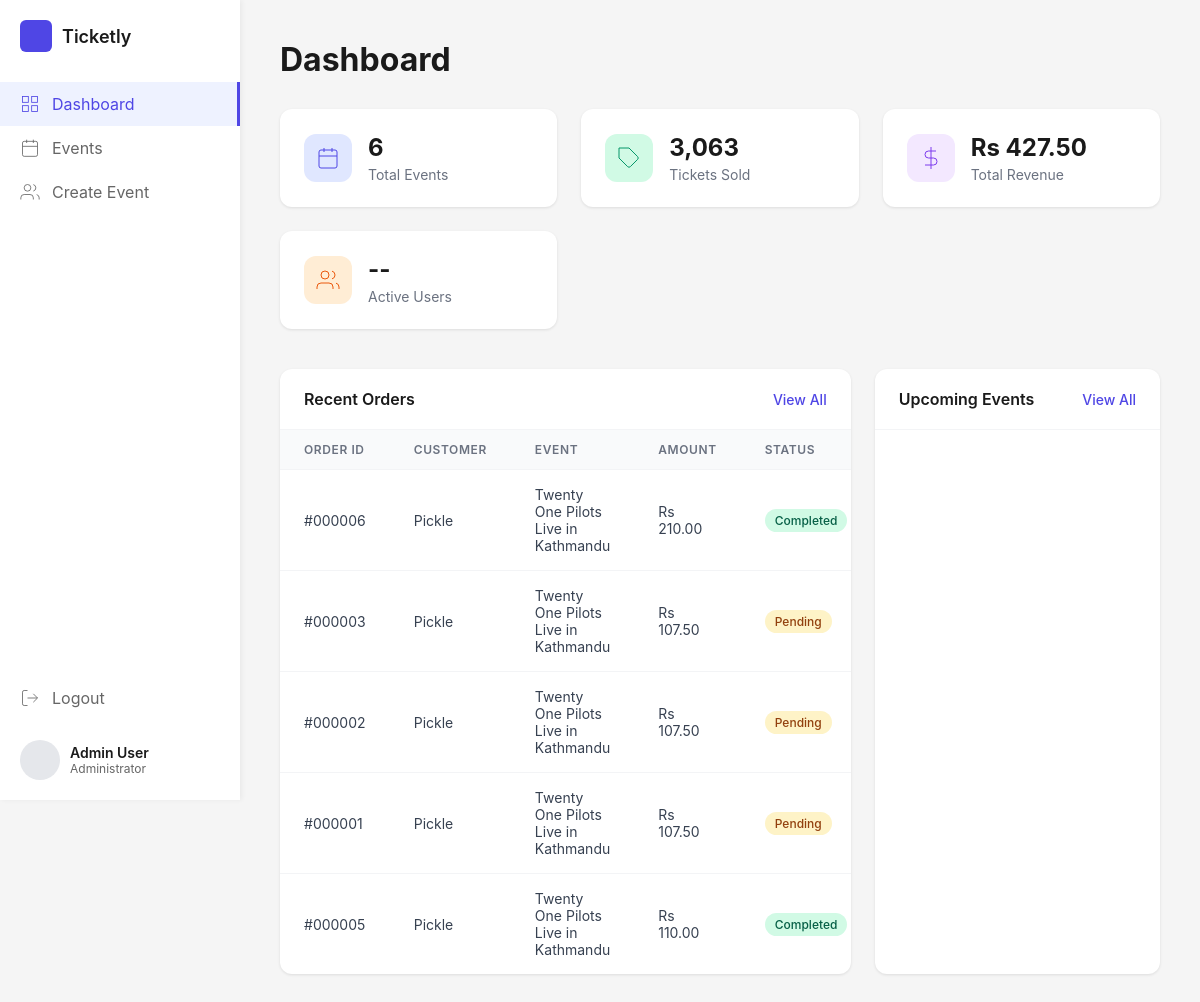
/admin/index.php (signed in), run on an earlier commit of the app's database.
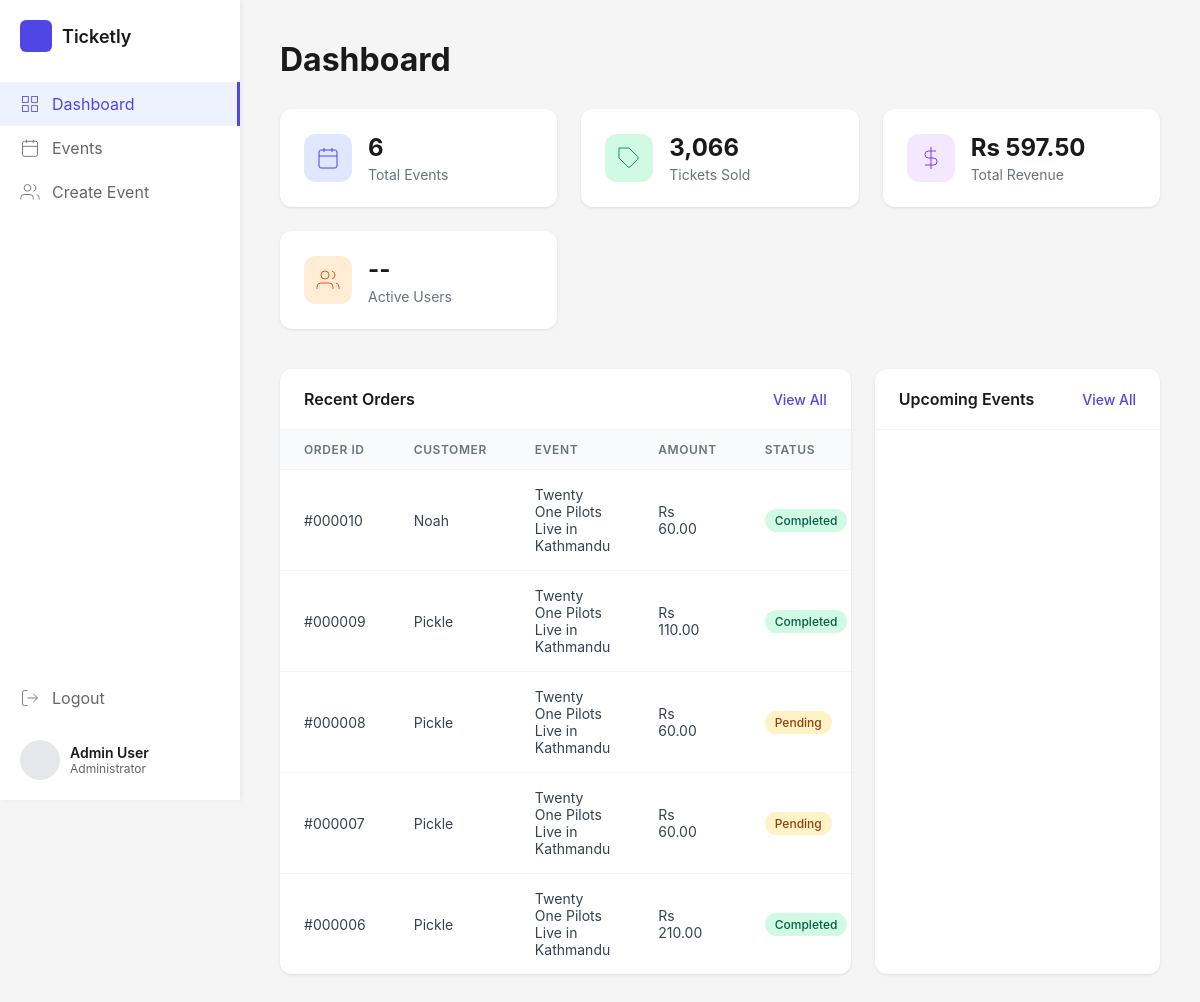
And on a later commit of the database.
### tables this page shows
CREATE TABLE `orders` (
  `id` int(11) NOT NULL,
  `user_id` int(11) DEFAULT NULL,
  `event_id` int(11) DEFAULT NULL,
  `ticket_type_id` int(11) DEFAULT NULL,
  `quantity` int(11) DEFAULT NULL,
  `total_price` decimal(10,2) DEFAULT NULL,
  `subtotal` decimal(10,2) DEFAULT NULL,
  `service_fee` decimal(10,2) DEFAULT NULL,
  `processing_fee` decimal(10,2) DEFAULT NULL,
  `total` decimal(10,2) DEFAULT NULL,
  `payment_status` varchar(50) DEFAULT NULL,
  `payment_method` varchar(50) DEFAULT 'card',
  `payment_reference` varchar(255) DEFAULT NULL,
  `status` varchar(50) DEFAULT 'pending',
  `created_at` timestamp NOT NULL DEFAULT current_timestamp()
);

CREATE TABLE `users` (
  `id` int(11) NOT NULL,
  `name` varchar(255) NOT NULL,
  `email` varchar(255) NOT NULL,
  `password` varchar(255) NOT NULL,
  `created_at` timestamp NOT NULL DEFAULT current_timestamp()
);

CREATE TABLE `events` (
  `id` int(11) NOT NULL,
  `title` varchar(255) NOT NULL,
  `description` text DEFAULT NULL,
  `start_date` datetime NOT NULL,
  `end_date` datetime NOT NULL,
  `location` varchar(255) DEFAULT NULL,
  `image` varchar(255) DEFAULT NULL,
  `map_iframe` text DEFAULT NULL,
  `status` varchar(50) DEFAULT 'Draft',
  `created_at` timestamp NOT NULL DEFAULT current_timestamp()
);

### admin/index.php (the view, shortened to what the changed rows need)
<?php
include '../config.php';
$tickets_sql = "SELECT SUM(sold) as total FROM ticket_types";
$tickets_result = mysqli_query($conn, $tickets_sql);
$total_tickets_sold = mysqli_fetch_assoc($tickets_result)['total'] ?? 0;
$revenue_sql = "SELECT SUM(total) as total FROM orders WHERE status = 'completed'";
$revenue_result = mysqli_query($conn, $revenue_sql);
$total_revenue = mysqli_fetch_assoc($revenue_result)['total'] ?? 0;
$orders_sql = "SELECT o.*, u.name as user_name, e.title as event_title
               FROM orders o
               JOIN users u ON o.user_id = u.id
               JOIN events e ON o.event_id = e.id
               ORDER BY o.created_at DESC LIMIT 5";
$orders_result = mysqli_query($conn, $orders_sql);
?>
<!DOCTYPE html>
<html lang="en">
<head>
    <link rel="stylesheet" href="css/events.css">
    <link rel="stylesheet" href="css/dashboard.css">
</head>
<body>
    <div class="main-content">
        <div class="header">
            <h1 class="page-title">Dashboard</h1>
        </div>
        <div class="dashboard-grid">
            <div class="stat-card">
                <div class="stat-content">
                    <div class="stat-value"><?php echo number_format($total_tickets_sold); ?></div>
                    <div class="stat-label">Tickets Sold</div>
                </div>
            </div>
            <div class="stat-card">
                <div class="stat-content">
                    <div class="stat-value">Rs <?php echo number_format($total_revenue, 2); ?></div>
                    <div class="stat-label">Total Revenue</div>
                </div>
            </div>
        </div>
        <div class="dashboard-sections">
            <div class="section-card">
                <div class="section-header">
                    <h2 class="section-title">Recent Orders</h2>
                </div>
                <div class="table-container">
                    <table>
                        <thead>
                            <tr>
                                <th>Order ID</th>
                                <th>Customer</th>
                                <th>Event</th>
                                <th>Amount</th>
                                <th>Status</th>
                            </tr>
                        </thead>
                        <tbody>
                            <?php while ($order = mysqli_fetch_assoc($orders_result)): ?>
                                <tr>
                                    <td>#<?php echo str_pad($order['id'], 6, '0', STR_PAD_LEFT); ?></td>
                                    <td><?php echo htmlspecialchars($order['user_name']); ?></td>
                                    <td><?php echo htmlspecialchars($order['event_title']); ?></td>
                                    <td>Rs <?php echo number_format($order['total'], 2); ?></td>
                                    <td>
                                        <span class="status-badge status-<?php echo strtolower($order['status']); ?>">
                                            <?php echo ucfirst($order['status']); ?>
                                        </span>
                                    </td>
                                </tr>
                            <?php endwhile; ?>
                        </tbody>
                    </table>
                </div>
            </div>
            <div class="section-card">
                <div class="section-header">
                    <h2 class="section-title">Upcoming Events</h2>
                </div>
            </div>
        </div>
    </div>
</body>
</html>

What changed in the data, as far as the page shows it:
no longer on this page (row unchanged): orders: id "000003", user.name "Pickle", event.title "Twenty One Pilots Live in Kathmandu", total "107.50", status "Pending"
no longer on this page (row unchanged): orders: id "000002", user.name "Pickle", event.title "Twenty One Pilots Live in Kathmandu", total "107.50", status "Pending"
no longer on this page (row unchanged): orders: id "000001", user.name "Pickle", event.title "Twenty One Pilots Live in Kathmandu", total "107.50", status "Pending"
no longer on this page (row unchanged): orders: id "000005", user.name "Pickle", event.title "Twenty One Pilots Live in Kathmandu", total "110.00", status "Completed"
added orders: id "000010", user.name "Noah", event.title "Twenty One Pilots Live in Kathmandu", total "60.00", status "Completed"
added orders: id "000009", user.name "Pickle", event.title "Twenty One Pilots Live in Kathmandu", total "110.00", status "Completed"
added orders: id "000008", user.name "Pickle", event.title "Twenty One Pilots Live in Kathmandu", total "60.00", status "Pending"
added orders: id "000007", user.name "Pickle", event.title "Twenty One Pilots Live in Kathmandu", total "60.00", status "Pending"
Also different on the page:
$total_tickets_sold: "3,063" → "3,066"
$total_revenue: "427.50" → "597.50"
